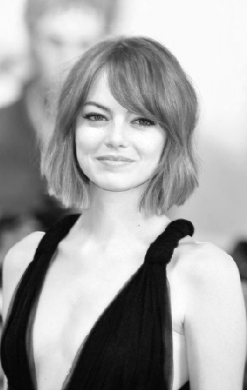
#> input picture data/person.jpg, 247 x 390 px
$ python simpleCanny.py
#> lines starting #> are read from the running program, lines starting #| are printed output that depends on the picture
### canny.py
# https://towardsdatascience.com/canny-edge-detection-step-by-step-in-python-computer-vision-b49c3a2d8123ß

import numpy as np
import cv2

def apply_filter(filter_func):
    # [7 lines left out: function wrapper, not called in this run]

    return wrapper


# [11 lines of commented-out code are left out]

# [17 lines left out: functions to_greyscale, gaussian_kernel, not called in this run]

### simpleCanny.py
import numpy as np
import canny as cn
import cv2
from PIL import Image

img = cv2.imread('data/person.jpg')
#> img is the input picture: shape (390, 247, 3); min 3, max 255, mean 164.9
edges = cv2.Canny(img,50,200)
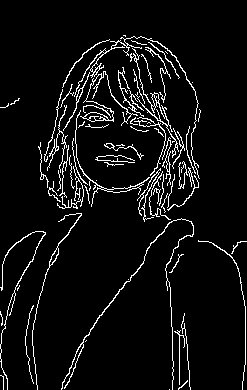
#> edges: shape (390, 247); 6.1% white in thin lines or dots

im = Image.fromarray(edges)
im.save("temp.jpg")
